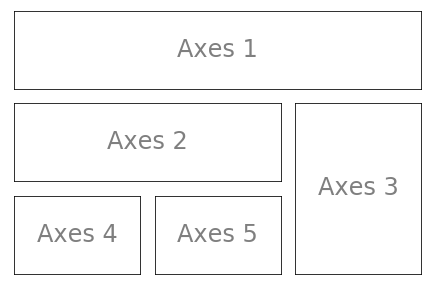

Here is the Python script that generated this plot:
#!/usr/bin/env python3
# -*- coding: utf-8 -*-
"""
Created on Tue Nov  5 20:10:56 2019

GridSpec: tiling different axes in the same figure

@author: alberto
"""

import matplotlib.pyplot as plt
import matplotlib.gridspec as gridspec

plt.figure(figsize=(6, 4))
G = gridspec.GridSpec(3, 3)

axes_1 = plt.subplot(G[0, :])
plt.xticks(()), plt.yticks(())
plt.text(0.5, 0.5, 'Axes 1', ha='center', va='center', size=24, alpha=0.5)

axes_2 = plt.subplot(G[1, :-1])
plt.xticks(()), plt.yticks(())
plt.text(0.5, 0.5, 'Axes 2', ha='center', va='center', size=24, alpha=0.5)

axes_3 = plt.subplot(G[1:, -1])
plt.xticks(()), plt.yticks(())
plt.text(0.5, 0.5, 'Axes 3', ha='center', va='center', size=24, alpha=0.5)

axes_4 = plt.subplot(G[2, 0])
plt.xticks(()), plt.yticks(())
plt.text(0.5, 0.5, 'Axes 4', ha='center', va='center', size=24, alpha=0.5)

axes_5 = plt.subplot(G[2, -2])
plt.xticks(()), plt.yticks(())
plt.text(0.5, 0.5, 'Axes 5', ha='center', va='center', size=24, alpha=0.5)

plt.tight_layout()

# Save figure using 72 dots per inch
plt.savefig('GridSpec.png', dpi=72)